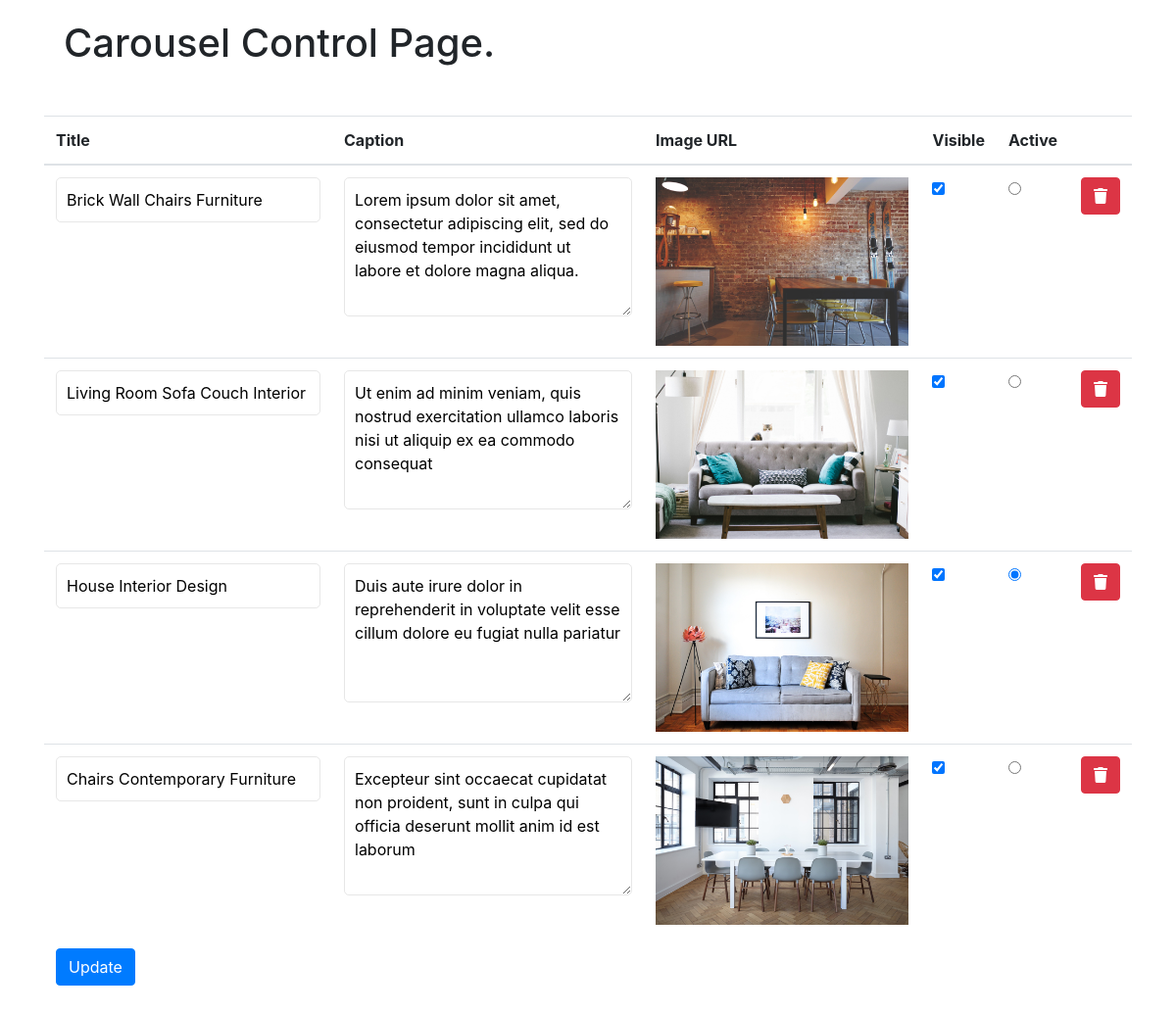
The app's page /admin.php with its own data.
### tables this page shows
CREATE TABLE `items` (
  `id` int(11) NOT NULL,
  `title` varchar(64) NOT NULL,
  `caption` varchar(256) NOT NULL,
  `img_path` varchar(128) NOT NULL,
  `active` tinyint(1) NOT NULL,
  `visible` tinyint(1) NOT NULL
);

### db.php (called while the page is built, shortened)
<?php
class db {
  protected $connection;
  public function __construct($dbhost='localhost', $dbuser='root', $dbpass='', $dbname) {
    try {
      $this -> connection = new PDO("mysql:host=$dbhost; dbname=$dbname", $dbuser, $dbpass);
      $this -> connection -> setAttribute(PDO::ATTR_ERRMODE, PDO::ERRMODE_EXCEPTION);
    } catch(PDOException $e) {
      die("ERROR: Could not connect. " . $e->getMessage());
    }
  }
  public function query($sql) {
    $this -> query_result = $this -> connection -> query($sql);
    return $this -> query_result;
  }
}

### admin.php (the view, shortened to what this page needs)
<?php
$db = new db('localhost','keroles', 'password', 'carousel');
$sql = 'select * from items';
$items = $db -> query($sql);
?>
<!doctype html>
<html lang="en">
<head>
  <link rel="stylesheet" href="css/bootstrap.min.css">
  <link rel="stylesheet" href="css/all.min.css">
  <link rel="stylesheet" href="css/main.css">
</head>
<body>
  <div class="container">
    <h1 class="h1">Carousel Control Page.</h1>
    <table class="table">
      <thead>
        <tr>
          <th scope="col">Title</th>
          <th scope="col">Caption</th>
          <th scope="col">Image URL</th>
          <th scope="col">Visible</th>
          <th scope="col">Active</th>
          <th scope="col"></th>
        </tr>
      </thead>
      <tbody>
      <?php foreach($items as $item): ?>
      <tr>
        <th scope="row">
          <input type="text" value="<?= $item['title'] ?>">
        </th>
        <td>
          <textarea rows="5" cols="25"><?= $item['caption'] ?></textarea>
        </td>
        <td><img src="<?= $item['img_path'] ?>" class="img-fluid"></td>
        <td>
          <input type="checkbox" <?php if($item['visible']) {echo 'checked';} ?>>
        </td>
        <td>
          <input type="radio" name="active" <?php if($item['active']) {echo 'checked';} ?>>
          </td>
        <td>
          <a href="delete.php?id=<?= $item['id'] ?>" class="btn btn-danger">
            <i class="fas fa-trash"></i>
          </a>
        </td>
      </tr>
      <?php endforeach ?>
      <tr>
        <td style="border-top: none;">
          <button class="btn btn-primary">Update</button>
        </td>
      </tr>
      </tbody>
    </table>
  </div>
</body>
</html>

### css/main.css (style rules this page uses)
input[type='text'], textarea { border: 1px solid #e7e7e7; border-radius: 5px; padding: 10px; outline-style: none; transition: 0.2s ease; }

### admin.php (style rules this page uses)
.h1 { margin: 20px 0 50px 20px; }

### records on screen
items: title "Brick Wall Chairs Furniture", caption "Lorem ipsum dolor sit amet, consectetur adipiscing elit, sed do eiusmod tempor incididunt ut labore et dolore magna aliqua.", img_path (picture), visible "☑"
items: title "Living Room Sofa Couch Interior", caption "Ut enim ad minim veniam, quis nostrud exercitation ullamco laboris nisi ut aliquip ex ea commodo consequat", img_path (picture), visible "☑"
items: title "House Interior Design", caption "Duis aute irure dolor in reprehenderit in voluptate velit esse cillum dolore eu fugiat nulla pariatur", img_path (picture), visible "☑", active "☑"
items: title "Chairs Contemporary Furniture", caption "Excepteur sint occaecat cupidatat non proident, sunt in culpa qui officia deserunt mollit anim id est laborum", img_path (picture), visible "☑"
